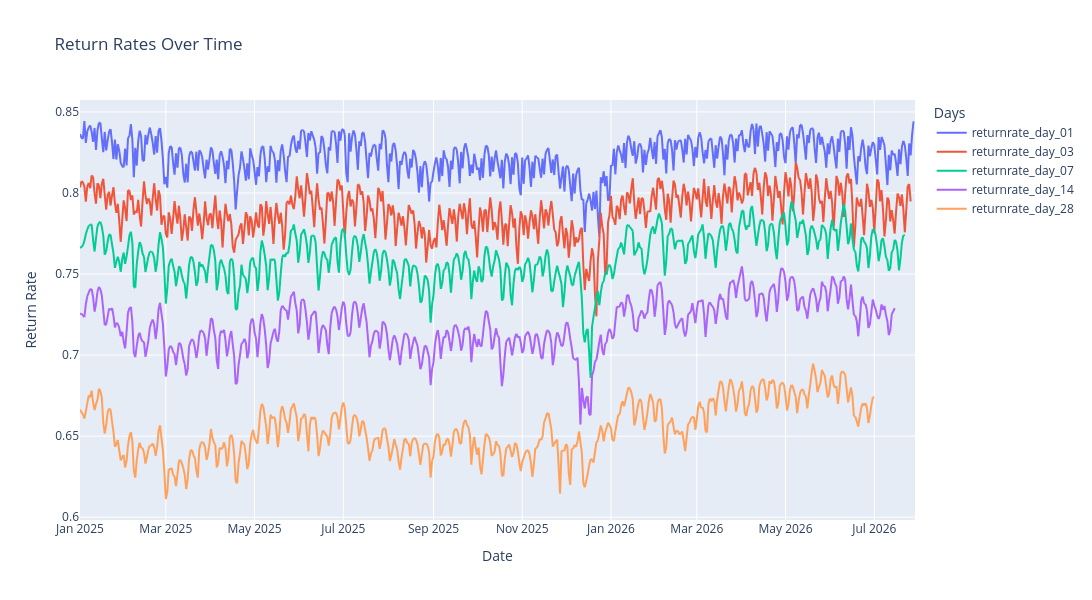

Notebook source saved alongside this figure:
### Code cell
# Create a line chart showing return rates over time
fig = px.line(
    returnrate,
    x='dt',
    y=['returnrate_day_01', 'returnrate_day_03', 'returnrate_day_07', 'returnrate_day_14', 'returnrate_day_28'],
    title='Return Rates Over Time',
    labels={'dt': 'Date', 'value': 'Return Rate', 'variable': 'Days'},
    markers=False,
    height=600,
    width=1500
)

#fig.update_layout(hovermode='x unified')
fig.show()

### Figure 1 — Plotly figure (JSON) as saved in the notebook; plotly's stock layout.template omitted (floating-point values rounded to 4 significant figures; data arrays with more than 128 entries replaced by an {"elided": "..."} marker saying what was removed)
{"data": [{"hovertemplate": "Days=returnrate_day_01<br>Date=%{x}<br>Return Rate=%{y}<extra></extra>", "legendgroup": "returnrate_day_01", "line": {"color": "#636efa", "dash": "solid"}, "marker": {"symbol": "circle"}, "mode": "lines", "name": "returnrate_day_01", "showlegend": true, "type": "scattergl", "x": {"elided": "575 str values"}, "xaxis": "x", "y": {"elided": "575 float values"}, "yaxis": "y"}, {"hovertemplate": "Days=returnrate_day_03<br>Date=%{x}<br>Return Rate=%{y}<extra></extra>", "legendgroup": "returnrate_day_03", "line": {"color": "#EF553B", "dash": "solid"}, "marker": {"symbol": "circle"}, "mode": "lines", "name": "returnrate_day_03", "showlegend": true, "type": "scattergl", "x": {"elided": "575 str values"}, "xaxis": "x", "y": {"elided": "575 float values"}, "yaxis": "y"}, {"hovertemplate": "Days=returnrate_day_07<br>Date=%{x}<br>Return Rate=%{y}<extra></extra>", "legendgroup": "returnrate_day_07", "line": {"color": "#00cc96", "dash": "solid"}, "marker": {"symbol": "circle"}, "mode": "lines", "name": "returnrate_day_07", "showlegend": true, "type": "scattergl", "x": {"elided": "575 str values"}, "xaxis": "x", "y": {"elided": "575 float values"}, "yaxis": "y"}, {"hovertemplate": "Days=returnrate_day_14<br>Date=%{x}<br>Return Rate=%{y}<extra></extra>", "legendgroup": "returnrate_day_14", "line": {"color": "#ab63fa", "dash": "solid"}, "marker": {"symbol": "circle"}, "mode": "lines", "name": "returnrate_day_14", "showlegend": true, "type": "scattergl", "x": {"elided": "575 str values"}, "xaxis": "x", "y": {"elided": "575 float values"}, "yaxis": "y"}, {"hovertemplate": "Days=returnrate_day_28<br>Date=%{x}<br>Return Rate=%{y}<extra></extra>", "legendgroup": "returnrate_day_28", "line": {"color": "#FFA15A", "dash": "solid"}, "marker": {"symbol": "circle"}, "mode": "lines", "name": "returnrate_day_28", "showlegend": true, "type": "scattergl", "x": {"elided": "575 str values"}, "xaxis": "x", "y": {"elided": "575 float values"}, "yaxis": "y"}], "layout": {"height": 600, "legend": {"title": {"text": "Days"}, "tracegroupgap": 0}, "title": {"text": "Return Rates Over Time"}, "width": 1500, "xaxis": {"anchor": "y", "domain": [0, 1], "title": {"text": "Date"}}, "yaxis": {"anchor": "x", "domain": [0, 1], "title": {"text": "Return Rate"}}}}
